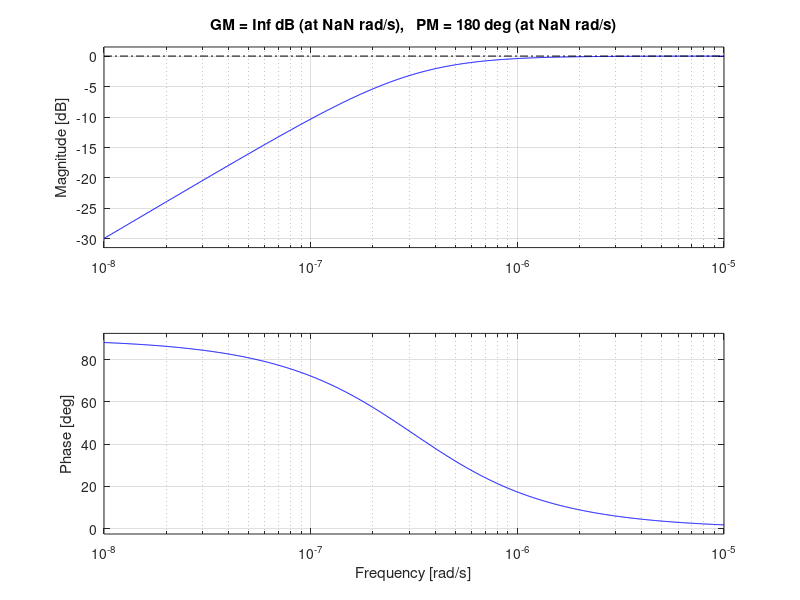

Source code (MATLAB):
num = [1, -1];
den = [1, -0.995];
fs = 16000;
sys_z = tf(num,den, fs);         
sys = d2c(sys_z)
bode(sys);                                            
[mag,phase,w]=bode(sys);    
margin(sys);

         
